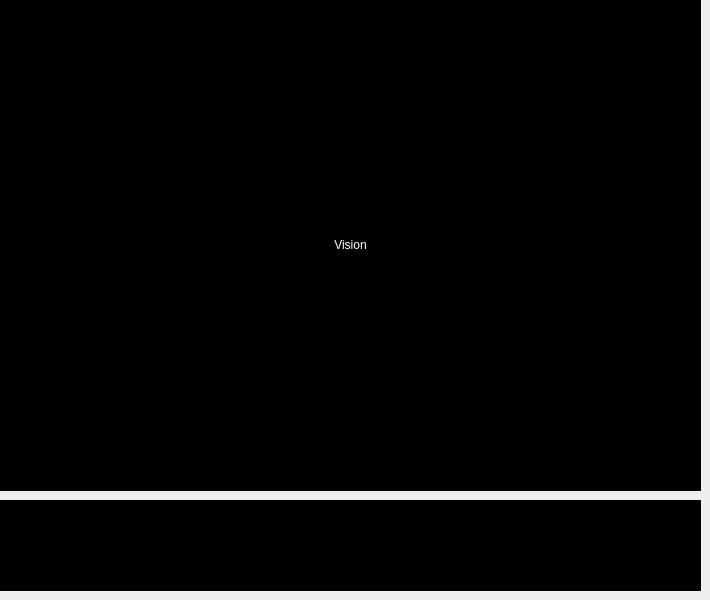
         <widget class="QWidget" name="VisionAndTimelinePage">
          <widget class="QWidget" name="CameraWidget" native="true">
           <property name="geometry">
            <rect>
             <x>0</x>
             <y>0</y>
             <width>701</width>
             <height>491</height>
            </rect>
           </property>
           <property name="styleSheet">
            <string notr="true">background-color: #000000;</string>
           </property>
           <layout class="QHBoxLayout" name="horizontalLayout_2">
            <item alignment="Qt::AlignmentFlag::AlignHCenter|Qt::AlignmentFlag::AlignVCenter">
             <widget class="QLabel" name="VisionText">
              <property name="styleSheet">
               <string notr="true">color:white;</string>
              </property>
              <property name="text">
               <string>Vision</string>
              </property>
              <property name="alignment">
               <set>Qt::AlignmentFlag::AlignCenter</set>
              </property>
             </widget>
            </item>
           </layout>
          </widget>
          <widget class="QFrame" name="Timeline">
           <property name="geometry">
            <rect>
             <x>0</x>
             <y>500</y>
             <width>701</width>
             <height>91</height>
            </rect>
           </property>
           <property name="sizePolicy">
            <sizepolicy hsizetype="Preferred" vsizetype="Preferred">
             <horstretch>0</horstretch>
             <verstretch>0</verstretch>
            </sizepolicy>
           </property>
           <property name="styleSheet">
            <string notr="true">background-color: #000000;</string>
           </property>
           <property name="frameShape">
            <enum>QFrame::Shape::StyledPanel</enum>
           </property>
           <property name="frameShadow">
            <enum>QFrame::Shadow::Raised</enum>
           </property>
           <layout class="QHBoxLayout" name="horizontalLayout_3">
            <item alignment="Qt::AlignmentFlag::AlignVCenter">
             <widget class="QWidget" name="StartWidget" native="true">
              <layout class="QVBoxLayout" name="verticalLayout_2">
               <item>
                <widget class="QLabel" name="StartProcessText">
                 <property name="font">
                  <font>
                   <pointsize>12</pointsize>
                  </font>
                 </property>
                 <property name="text">
                  <string>Start</string>
                 </property>
                 <property name="alignment">
                  <set>Qt::AlignmentFlag::AlignCenter</set>
                 </property>
                </widget>
               </item>
               <item alignment="Qt::AlignmentFlag::AlignHCenter">
                <widget class="QLabel" name="StartCircle">
                 <property name="sizePolicy">
                  <sizepolicy hsizetype="Fixed" vsizetype="Fixed">
                   <horstretch>0</horstretch>
                   <verstretch>0</verstretch>
                  </sizepolicy>
                 </property>
                 <property name="text">
                  <string/>
                 </property>
                 <property name="pixmap">
                  <pixmap>icons/white/timeline-circle.svg</pixmap>
                 </property>
                 <property name="scaledContents">
                  <bool>true</bool>
                 </property>
                 <property name="alignment">
                  <set>Qt::AlignmentFlag::AlignCenter</set>
                 </property>
                </widget>
               </item>
              </layout>
             </widget>
            </item>
            <item alignment="Qt::AlignmentFlag::AlignVCenter">
             <widget class="QWidget" name="ConnectWidget" native="true">
              <layout class="QVBoxLayout" name="verticalLayout">
               <item>
                <widget class="QLabel" name="ConnectProcessText">
                 <property name="font">
                  <font>
                   <pointsize>12</pointsize>
                  </font>
                 </property>
                 <property name="text">
                  <string>Connect</string>
                 </property>
                 <property name="alignment">
                  <set>Qt::AlignmentFlag::AlignCenter</set>
                 </property>
                </widget>
               </item>
               <item alignment="Qt::AlignmentFlag::AlignHCenter">
                <widget class="QLabel" name="ConnectCircle">
                 <property name="sizePolicy">
                  <sizepolicy hsizetype="Fixed" vsizetype="Fixed">
                   <horstretch>0</horstretch>
                   <verstretch>0</verstretch>
                  </sizepolicy>
                 </property>
                 <property name="text">
                  <string/>
                 </property>
                 <property name="pixmap">
                  <pixmap>icons/white/timeline-circle.svg</pixmap>
                 </property>
                 <property name="scaledContents">
                  <bool>true</bool>
                 </property>
                 <property name="alignment">
                  <set>Qt::AlignmentFlag::AlignCenter</set>
                 </property>
                </widget>
               </item>
              </layout>
             </widget>
            </item>
            <item alignment="Qt::AlignmentFlag::AlignVCenter">
             <widget class="QWidget" name="INITWidget" native="true">
              <layout class="QVBoxLayout" name="verticalLayout_3">
               <item>
                <widget class="QLabel" name="INITProcessText">
                 <property name="font">
                  <font>
                   <pointsize>12</pointsize>
                  </font>
                 </property>
                 <property name="text">
                  <string>INIT</string>
                 </property>
                 <property name="alignment">
                  <set>Qt::AlignmentFlag::AlignCenter</set>
                 </property>
                </widget>
               </item>
               <item alignment="Qt::AlignmentFlag::AlignHCenter">
                <widget class="QLabel" name="INITCircle">
                 <property name="sizePolicy">
                  <sizepolicy hsizetype="Fixed" vsizetype="Fixed">
                   <horstretch>0</horstretch>
                   <verstretch>0</verstretch>
                  </sizepolicy>
                 </property>
                 <property name="text">
                  <string/>
                 </property>
                 <property name="pixmap">
                  <pixmap>icons/white/timeline-circle.svg</pixmap>
                 </property>
                 <property name="scaledContents">
                  <bool>true</bool>
                 </property>
                 <property name="alignment">
                  <set>Qt::AlignmentFlag::AlignCenter</set>
                 </property>
                </widget>
               </item>
              </layout>
             </widget>
            </item>
            <item alignment="Qt::AlignmentFlag::AlignVCenter">
             <widget class="QWidget" name="IdleWidget" native="true">
              <layout class="QVBoxLayout" name="verticalLayout_6">
               <item>
                <widget class="QLabel" name="IdleProcessText">
                 <property name="font">
                  <font>
                   <pointsize>12</pointsize>
                  </font>
                 </property>
                 <property name="text">
                  <string>Idle</string>
                 </property>
                 <property name="alignment">
                  <set>Qt::AlignmentFlag::AlignCenter</set>
                 </property>
                </widget>
               </item>
               <item alignment="Qt::AlignmentFlag::AlignHCenter">
                <widget class="QLabel" name="IdleCircle">
                 <property name="sizePolicy">
                  <sizepolicy hsizetype="Fixed" vsizetype="Fixed">
                   <horstretch>0</horstretch>
                   <verstretch>0</verstretch>
                  </sizepolicy>
                 </property>
                 <property name="text">
                  <string/>
                 </property>
                 <property name="pixmap">
                  <pixmap>icons/white/timeline-circle.svg</pixmap>
                 </property>
                 <property name="scaledContents">
                  <bool>true</bool>
                 </property>
                 <property name="alignment">
                  <set>Qt::AlignmentFlag::AlignCenter</set>
                 </property>
                </widget>
               </item>
              </layout>
             </widget>
            </item>
            <item alignment="Qt::AlignmentFlag::AlignVCenter">
             <widget class="QWidget" name="ManualAlignWidget" native="true">
              <layout class="QVBoxLayout" name="verticalLayout_7">
               <item>
                <widget class="QLabel" name="RoughAlignProcessText">
                 <property name="font">
                  <font>
                   <pointsize>12</pointsize>
                  </font>
                 </property>
                 <property name="text">
                  <string>Rough Align</string>
                 </property>
                 <property name="alignment">
                  <set>Qt::AlignmentFlag::AlignCenter</set>
                 </property>
                </widget>
               </item>
               <item alignment="Qt::AlignmentFlag::AlignHCenter">
                <widget class="QLabel" name="RoughAlignCircle">
                 <property name="sizePolicy">
                  <sizepolicy hsizetype="Fixed" vsizetype="Fixed">
                   <horstretch>0</horstretch>
                   <verstretch>0</verstretch>
                  </sizepolicy>
                 </property>
                 <property name="text">
                  <string/>
                 </property>
                 <property name="pixmap">
                  <pixmap>icons/white/timeline-circle.svg</pixmap>
                 </property>
                 <property name="scaledContents">
                  <bool>true</bool>
                 </property>
                 <property name="alignment">
                  <set>Qt::AlignmentFlag::AlignCenter</set>
                 </property>
                </widget>
               </item>
              </layout>
             </widget>
            </item>
            <item alignment="Qt::AlignmentFlag::AlignVCenter">
             <widget class="QWidget" name="AutoAlignWidget" native="true">
              <layout class="QVBoxLayout" name="verticalLayout_8">
               <item>
                <widget class="QLabel" name="PreciseAlignProcessText">
                 <property name="font">
                  <font>
                   <pointsize>12</pointsize>
                  </font>
                 </property>
                 <property name="text">
                  <string>Precise Align</string>
                 </property>
                 <property name="alignment">
                  <set>Qt::AlignmentFlag::AlignCenter</set>
                 </property>
                </widget>
               </item>
               <item alignment="Qt::AlignmentFlag::AlignHCenter">
                <widget class="QLabel" name="PreciseAlignCircle">
                 <property name="sizePolicy">
                  <sizepolicy hsizetype="Fixed" vsizetype="Fixed">
                   <horstretch>0</horstretch>
                   <verstretch>0</verstretch>
                  </sizepolicy>
                 </property>
                 <property name="text">
                  <string/>
                 </property>
                 <property name="pixmap">
                  <pixmap>icons/white/timeline-circle.svg</pixmap>
                 </property>
                 <property name="scaledContents">
                  <bool>true</bool>
                 </property>
                 <property name="alignment">
                  <set>Qt::AlignmentFlag::AlignCenter</set>
                 </property>
                </widget>
               </item>
              </layout>
             </widget>
            </item>
            <item alignment="Qt::AlignmentFlag::AlignVCenter">
             <widget class="QWidget" name="AutoPickWidget" native="true">
              <layout class="QVBoxLayout" name="verticalLayout_9">
               <item>
                <widget class="QLabel" name="PickProcessText">
                 <property name="font">
                  <font>
                   <pointsize>12</pointsize>
                  </font>
                 </property>
                 <property name="text">
                  <string>Pick</string>
                 </property>
                 <property name="alignment">
                  <set>Qt::AlignmentFlag::AlignCenter</set>
                 </property>
                </widget>
               </item>
               <item alignment="Qt::AlignmentFlag::AlignHCenter">
                <widget class="QLabel" name="PickCircle">
                 <property name="sizePolicy">
                  <sizepolicy hsizetype="Fixed" vsizetype="Fixed">
                   <horstretch>0</horstretch>
                   <verstretch>0</verstretch>
                  </sizepolicy>
                 </property>
                 <property name="text">
                  <string/>
                 </property>
                 <property name="pixmap">
                  <pixmap>icons/white/timeline-circle.svg</pixmap>
                 </property>
                 <property name="scaledContents">
                  <bool>true</bool>
                 </property>
                 <property name="alignment">
                  <set>Qt::AlignmentFlag::AlignCenter</set>
                 </property>
                </widget>
               </item>
              </layout>
             </widget>
            </item>
            <item alignment="Qt::AlignmentFlag::AlignVCenter">
             <widget class="QWidget" name="AssemblyWidget" native="true">
              <layout class="QVBoxLayout" name="verticalLayout_4">
               <item alignment="Qt::AlignmentFlag::AlignTop">
                <widget class="QLabel" name="AssemblyProcessText">
                 <property name="font">
                  <font>
                   <pointsize>12</pointsize>
                  </font>
                 </property>
                 <property name="text">
                  <string>Assembly</string>
                 </property>
                 <property name="alignment">
                  <set>Qt::AlignmentFlag::AlignCenter</set>
                 </property>
                </widget>
               </item>
               <item alignment="Qt::AlignmentFlag::AlignHCenter|Qt::AlignmentFlag::AlignVCenter">
                <widget class="QLabel" name="AssemblyCircle">
                 <property name="sizePolicy">
                  <sizepolicy hsizetype="Fixed" vsizetype="Fixed">
                   <horstretch>0</horstretch>
                   <verstretch>0</verstretch>
                  </sizepolicy>
                 </property>
                 <property name="text">
                  <string/>
                 </property>
                 <property name="pixmap">
                  <pixmap>icons/white/timeline-circle.svg</pixmap>
                 </property>
                 <property name="scaledContents">
                  <bool>true</bool>
                 </property>
                 <property name="alignment">
                  <set>Qt::AlignmentFlag::AlignCenter</set>
                 </property>
                </widget>
               </item>
              </layout>
             </widget>
            </item>
           </layout>
          </widget>
         </widget>
